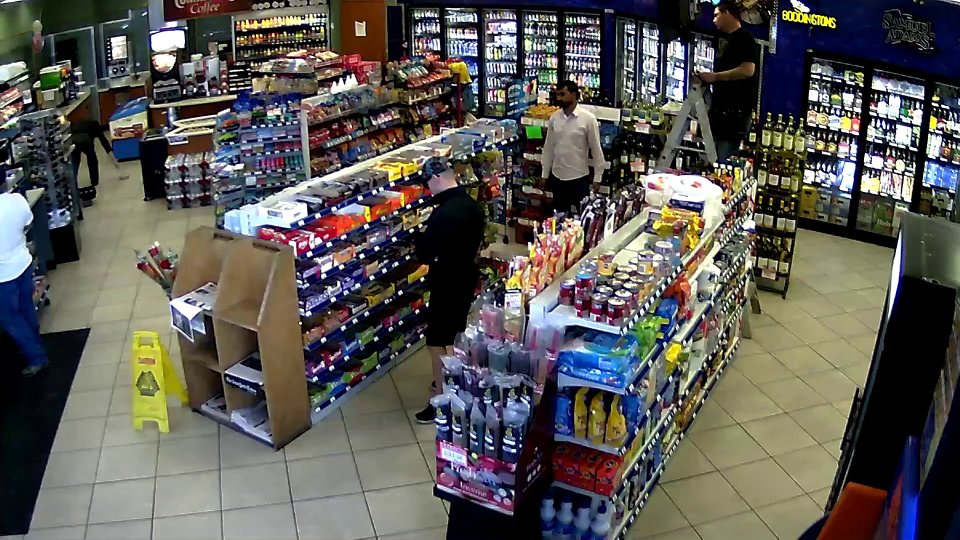
#> input picture data/reference_frame.jpg, 1920 x 1080 px (shown at 1/2 size)
$ python step2_zones.py
#> lines starting #> are read from the running program, lines starting #| are printed output that depends on the picture; after the words box and inside, x2 and y2 are one past the last pixel; in counts of white or black regions, pixels touching at a corner belong together
"""
STEP 2: Draw store zones on a frame of your video -> data/zones.json

Controls (click on the picture window first):
  LEFT click   add a corner point
  RIGHT click  undo last point
  N            finish this zone (you will be asked for its name in the TERMINAL)
  S            save all zones and quit
  Q            quit without saving

Run:  python step2_zones.py
"""
import json
import os

import cv2
import numpy as np

FRAME_PATH = "data/reference_frame.jpg"
ZONES_PATH = "data/zones.json"
MAX_WIDTH = 1200  # shrink big frames so they fit on your screen

frame = cv2.imread(FRAME_PATH)
#> frame is the input picture: shape (1080, 1920, 3); mean B, G, R 84.6, 89.1, 91.4
if frame is None:
    raise SystemExit(f"Cannot find {FRAME_PATH}. Run step1_track.py first.")

scale = min(1.0, MAX_WIDTH / frame.shape[1])
#> scale = 0.625
view = cv2.resize(frame, None, fx=scale, fy=scale) if scale < 1 else frame.copy()
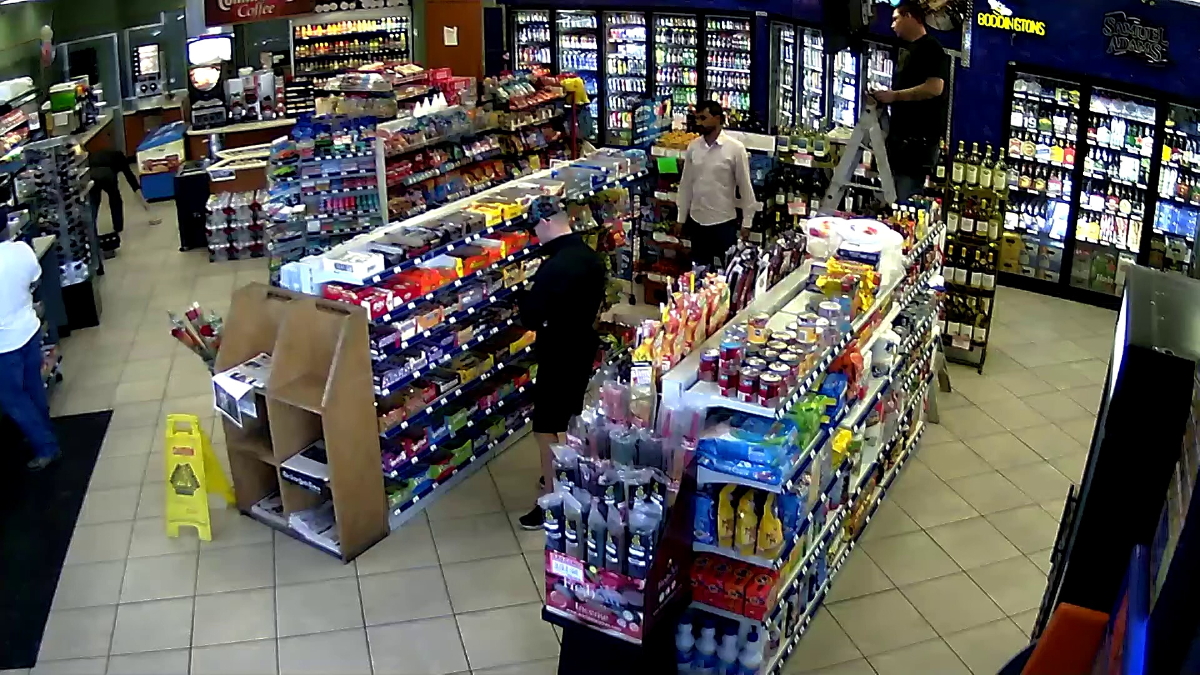
#> view: shape (675, 1200, 3); mean B, G, R 84.5, 89, 91.3

zones = []
if os.path.exists(ZONES_PATH):
    zones = json.load(open(ZONES_PATH))
#> (reads data/zones.json from the repository)
    print(f"Loaded {len(zones)} existing zone(s). Delete {ZONES_PATH} to start fresh.")

current = []  # points of the zone being drawn (in display coordinates)


def on_mouse(event, x, y, flags, param):
    if event == cv2.EVENT_LBUTTONDOWN:
        current.append((x, y))
    elif event == cv2.EVENT_RBUTTONDOWN and current:
        current.pop()


def redraw():
    img = view.copy()
    overlay = img.copy()
    for z in zones:
        pts = (np.array(z["polygon"]) * scale).astype(np.int32)
        cv2.fillPoly(overlay, [pts], (0, 200, 0))
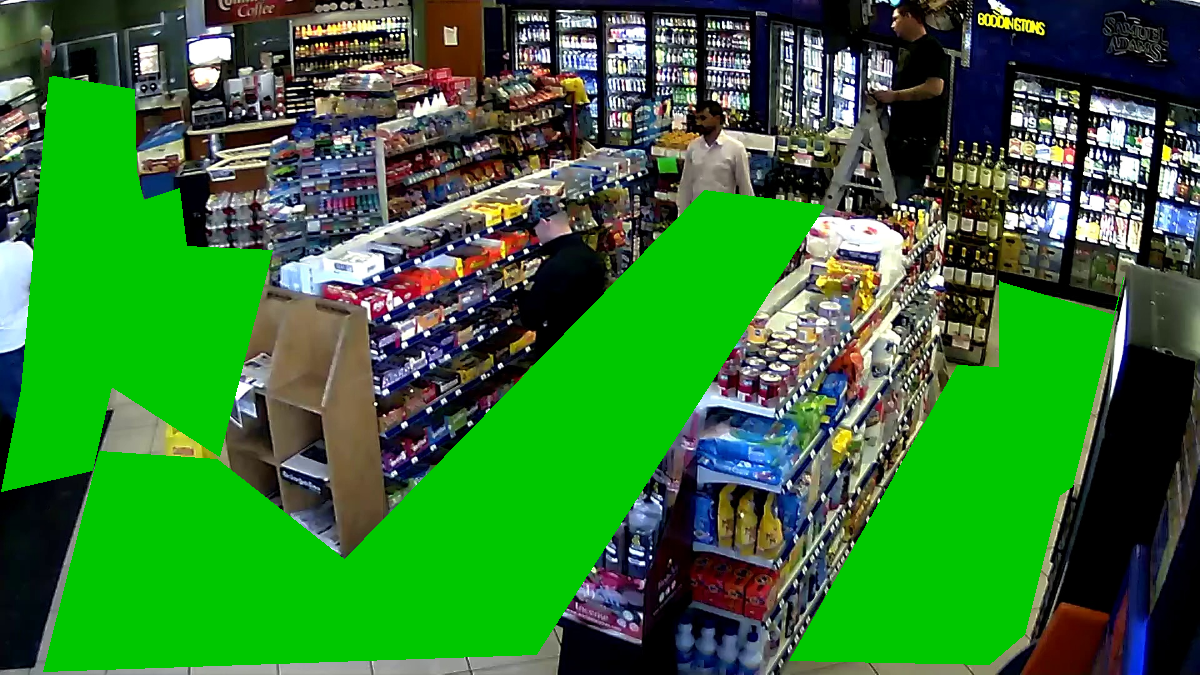
#> overlay: shape (675, 1200, 3); mean B, G, R 50.8, 116.9, 52.3
    img = cv2.addWeighted(overlay, 0.3, img, 0.7, 0)
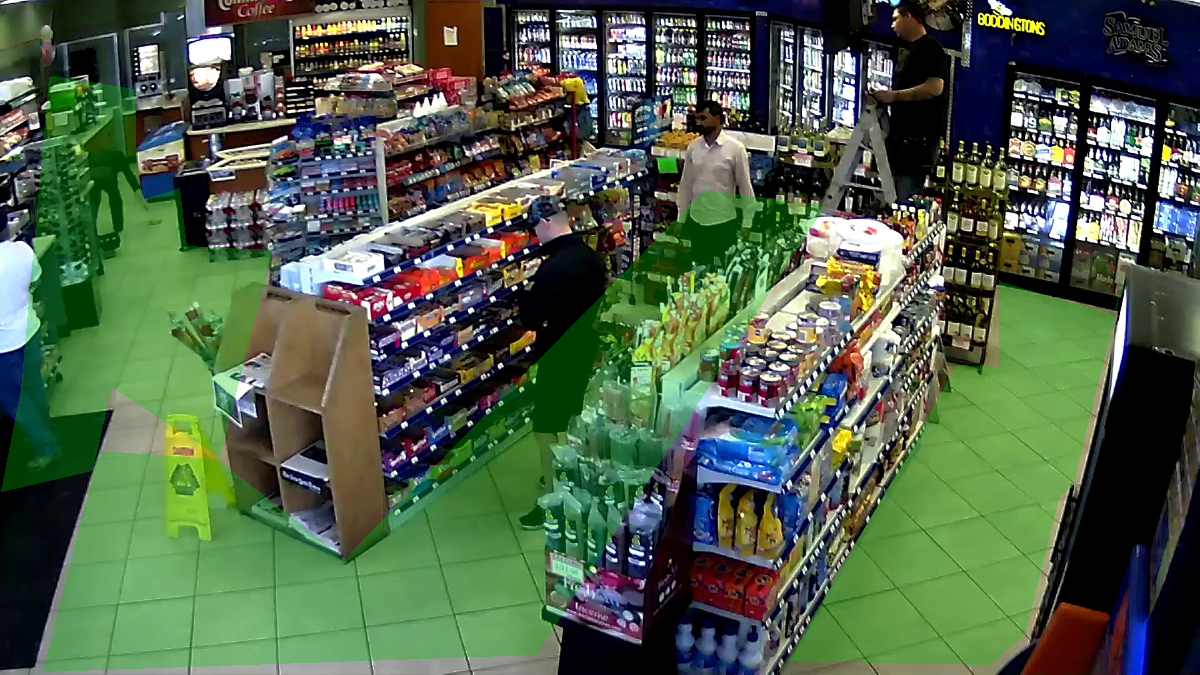
#> img: shape (675, 1200, 3); mean B, G, R 74.4, 97.4, 79.6
    for z in zones:
        pts = (np.array(z["polygon"]) * scale).astype(np.int32)
        cv2.polylines(img, [pts], True, (0, 255, 0), 2)
        cv2.putText(img, z["name"], tuple(pts[0]), cv2.FONT_HERSHEY_SIMPLEX, 0.7, (255, 255, 255), 2)
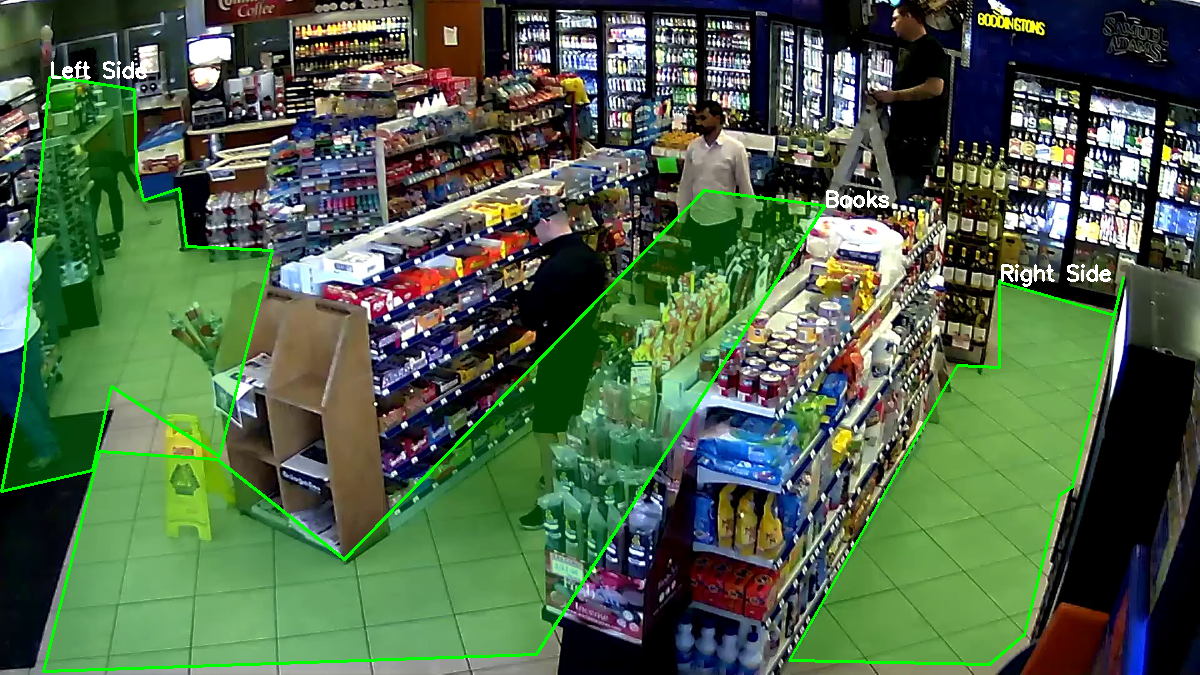
#> img: shape (675, 1200, 3); 1.98% of pixels changed, all inside (x1, y1, x2, y2) = (0, 61, 1125, 673)
    for p in current:
        cv2.circle(img, p, 4, (0, 0, 255), -1)
    if len(current) > 1:
        cv2.polylines(img, [np.array(current, np.int32)], False, (0, 0, 255), 2)
    cv2.putText(img, "Click corners | N=finish zone | S=save | Q=quit", (10, 25),
                cv2.FONT_HERSHEY_SIMPLEX, 0.6, (0, 255, 255), 2)
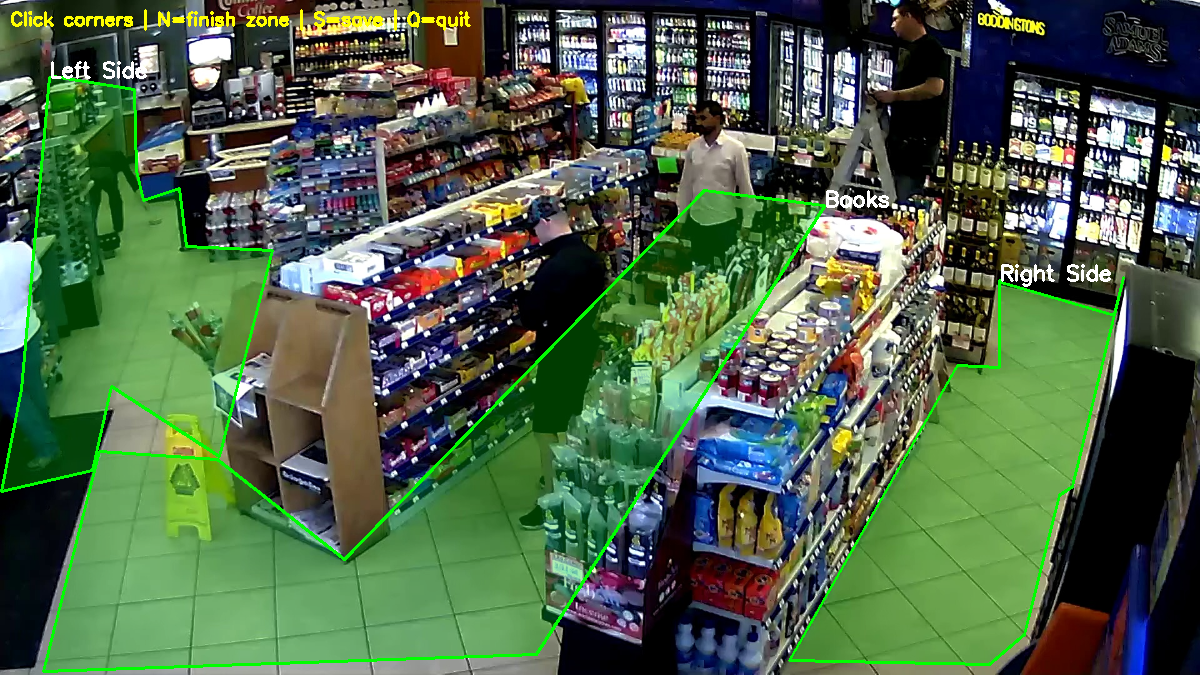
#> img: shape (675, 1200, 3); 0.35% of pixels changed, all inside (x1, y1, x2, y2) = (11, 9, 471, 31)
    return img


cv2.namedWindow("Draw zones")
cv2.setMouseCallback("Draw zones", on_mouse)

while True:
    cv2.imshow("Draw zones", redraw())
    key = cv2.waitKey(30) & 0xFF
#> (key q is pressed here)
    if key == ord("n"):
        if len(current) < 3:
            print("A zone needs at least 3 points.")
            continue
        name = input("Zone name (e.g. Electronics): ").strip() or f"Zone {len(zones) + 1}"
        polygon = [[round(x / scale, 1), round(y / scale, 1)] for x, y in current]  # back to real pixels
        zones.append({"name": name, "polygon": polygon})
        current.clear()
        print(f"Added '{name}'. Draw the next zone, or press S to save.")
    elif key == ord("s"):
        os.makedirs("data", exist_ok=True)
        json.dump(zones, open(ZONES_PATH, "w"), indent=2)
        print(f"Saved {len(zones)} zone(s) to {ZONES_PATH}")
        break
    elif key == ord("q"):
        print("Quit without saving.")
        break

cv2.destroyAllWindows()
